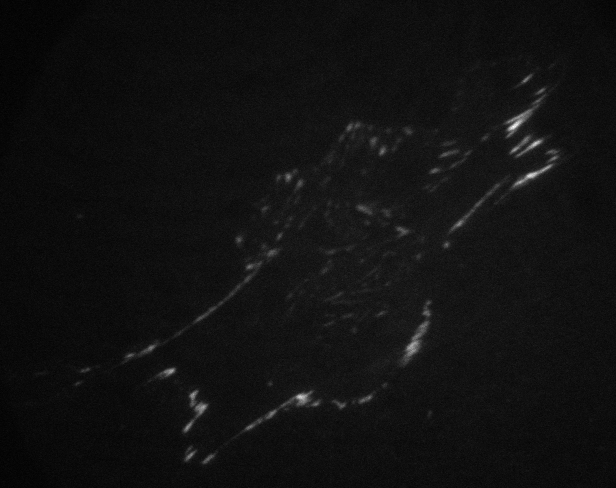
%> input picture doc/publication/figures/emma/simple orientation/focal_image.png, 616 x 488 px
$ octave process_image.m   (GNU Octave 9; MATLAB toolbox functions it lacks are replaced by stand-ins)
%> lines starting %> are read from the running program, lines starting %| are printed output that depends on the picture; in (x1, y1, x2, y2) boxes, pixels count from 0 and x2, y2 are one past the last pixel; in counts of white or black regions, pixels touching at a corner belong together; the program's own positions count from 1
### src/visualize_cell_features/create_highlighted_image.m
function high_image = create_highlighted_image(I,high,varargin)
%CREATE_HIGHLIGHTED_IMAGE    add highlights to an image
%
%   H_I = create_highlighted_image(I,HIGHLIGHTS) adds green highlights to
%   image 'I', using the binary image 'HIGHLIGHTS' as the guide
%
%   H_I = create_highlighted_image(I,HIGHLIGHTS,'color_map',[R,G,B]) adds
%   highlights of color specified by the RGB sequence '[R,G,B]' to image
%   'I', using the binary image 'HIGHLIGHTS' as the guide

%%%%%%%%%%%%%%%%%%%%%%%%%%%%%%%%%%%%%%%%%%%%%%%%%%%%%%%%%%%%%%%%%%%%%%%%%%%%%%%
%%Setup variables and parse command line
%%%%%%%%%%%%%%%%%%%%%%%%%%%%%%%%%%%%%%%%%%%%%%%%%%%%%%%%%%%%%%%%%%%%%%%%%%%%%%%
i_p = inputParser;
i_p.FunctionName = 'CREATE_HIGHLIGHTED_IMAGE';

i_p.addRequired('I',@(x)isnumeric(x) || islogical(x));
i_p.addRequired('high',@(x)(isnumeric(x) || islogical(x)));

i_p.parse(I,high);

i_p.addParamValue('color_map',jet(double(max(high(:)))),@(x)(all(high(:) == 0) || (isnumeric(x) && (size(x,1) >= max(unique(high))))));
i_p.addParamValue('mix_percent',1,@(x)(isnumeric(x)));

i_p.parse(I,high,varargin{:});

%%%%%%%%%%%%%%%%%%%%%%%%%%%%%%%%%%%%%%%%%%%%%%%%%%%%%%%%%%%%%%%%%%%%%%%%%%%%%%%
%%Main Program
%%%%%%%%%%%%%%%%%%%%%%%%%%%%%%%%%%%%%%%%%%%%%%%%%%%%%%%%%%%%%%%%%%%%%%%%%%%%%%%
image_size = size(I);

if (size(image_size) < 3)
    high_image_red = I;
    high_image_green = I;
    high_image_blue = I;
else
    high_image_red = I(:,:,1);
    high_image_green = I(:,:,2);
    high_image_blue = I(:,:,3);
end

if (all(high(:) == 0))
    high_image = cat(3,high_image_red,high_image_green,high_image_blue);
    return
end

labels = unique(high);
assert(labels(1) == 0)
labels = labels(2:end);

for i=1:length(labels)
    indexes = high == labels(i);

    this_cmap = i_p.Results.color_map(labels(i),:);

    high_image_red(indexes) = this_cmap(1)*i_p.Results.mix_percent + high_image_red(indexes)*(1-i_p.Results.mix_percent);
    high_image_green(indexes) = this_cmap(2)*i_p.Results.mix_percent + high_image_green(indexes)*(1-i_p.Results.mix_percent);
    high_image_blue(indexes) = this_cmap(3)*i_p.Results.mix_percent + high_image_blue(indexes)*(1-i_p.Results.mix_percent);
end

high_image = cat(3,high_image_red,high_image_green,high_image_blue);

end

### doc/publication/figures/emma/simple orientation/process_image.m
%% Image comes from Fibro_100ug_trial_2/WT_10 - Image 001

addpath('~/Documents/Projects/focal_adhesions/trunk/src/visualize_cell_features/');

focal_image = double(imread('focal_image.png'));
%> focal_image: size 488x616 double; min 2868, max 5611, mean 3057.5; mean of the top-left, top-right, bottom-left and bottom-right quarters 3017.5, 3095.8, 3040.4, 3076.2
adhesions = imread('adhesions.png');
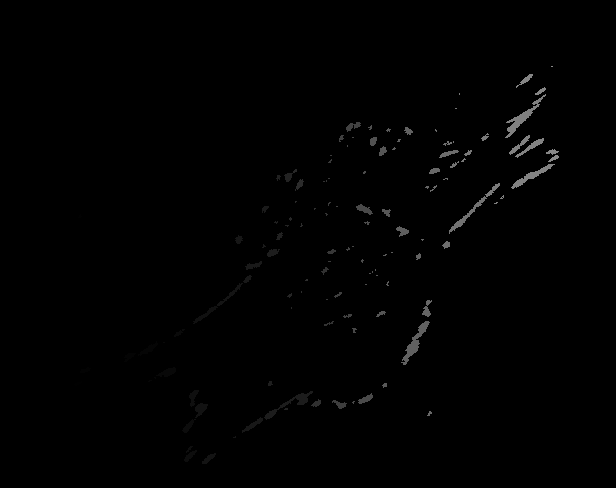
%> input picture doc/publication/figures/emma/simple orientation/adhesions.png, 616 x 488 px
%> adhesions is the input picture: size 488x616 uint16; min 0, max 137, mean 1.1

limits = [62,469,70,564];

focal_image = (focal_image - min(focal_image(:)))/range(focal_image(:));

props = regionprops(adhesions,'MajorAxisLength','MinorAxisLength');
%> props = 137 regions; first 5, MajorAxisLength and MinorAxisLength: 8.94 3.02, 4.44 3.13, 11.88 4.43, 13.21 6.27, 22.91 5.82

ratio = [props.MajorAxisLength]./[props.MinorAxisLength];
%> ratio = 137 values, max 10.51 at index 114, min 1.2 at index 38, mean 2.45

high_ratio = ismember(adhesions,find(ratio >= 3));
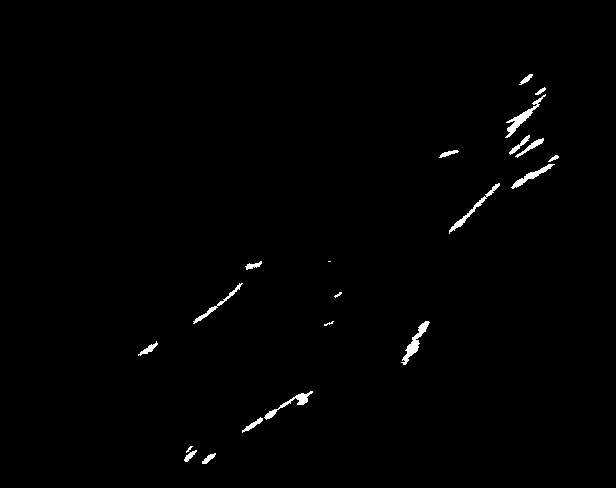
%> high_ratio: size 488x616 logical; 0.83% white; 21 white regions (3 under 20 px), largest, box (x1, y1, x2, y2) and area: (505, 94, 546, 138) 330, (401, 321, 430, 365) 326, (449, 183, 500, 234) 268
low_ratio = ismember(adhesions,find(ratio < 3));
%> low_ratio: size 488x616 logical; 0.77% white; 103 white regions (65 under 20 px), largest, box (x1, y1, x2, y2) and area: (195, 403, 208, 418) 110, (156, 367, 176, 377) 106, (356, 204, 373, 215) 90

highlight = create_highlighted_image(focal_image,high_ratio,'color_map',[0,1,0]);
%> in create_highlighted_image, `labels = unique(high);`: labels = [false; true]
%> in create_highlighted_image, `labels = labels(2:end);`: labels = true
%> the loop in create_highlighted_image, `for i=1:length(labels)` made 1 pass
%> this_cmap on pass 1: [0 1 0]
%> after the loop in create_highlighted_image, `for i=1:length(labels)`: high_image_blue: size 488x616 double; min 0, max 0.637, mean 0.0663
%> after the loop in create_highlighted_image, `for i=1:length(labels)`:
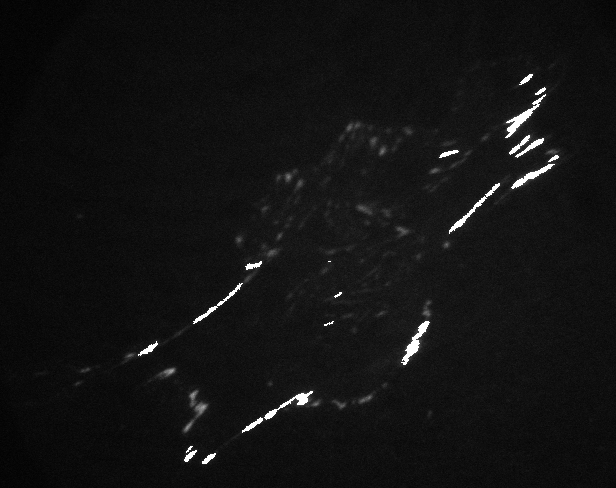
%> high_image_green: size 488x616 double; min 0, max 1, mean 0.0746
highlight = create_highlighted_image(highlight,low_ratio,'color_map',[1,0,0]);
%> in create_highlighted_image (call 2), `labels = unique(high);`: labels = [false; true]
%> in create_highlighted_image (call 2), `labels = labels(2:end);`: labels = true
%> the loop in create_highlighted_image (call 2), `for i=1:length(labels)` made 1 pass
%> this_cmap on pass 1: [1 0 0]
%> after the loop in create_highlighted_image (call 2), `for i=1:length(labels)`:
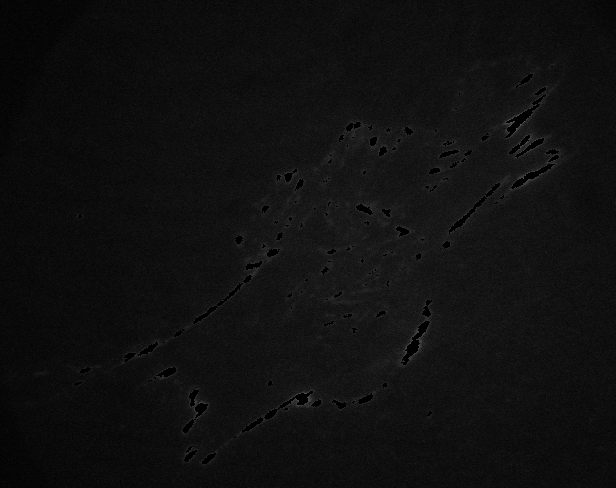
%> high_image_blue: size 488x616 double; min 0, max 0.361, mean 0.0644
%> after the loop in create_highlighted_image (call 2), `for i=1:length(labels)`:
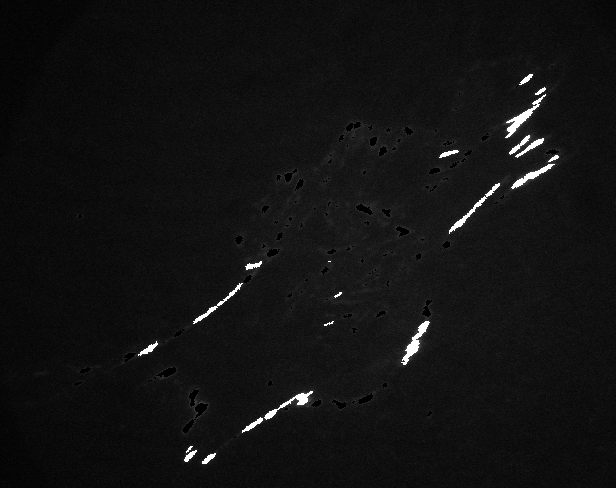
%> high_image_green: size 488x616 double; 0.77% of pixels changed, all inside (x1, y1, x2, y2) = (74, 66, 559, 438)
%> after the loop in create_highlighted_image (call 2), `for i=1:length(labels)`:
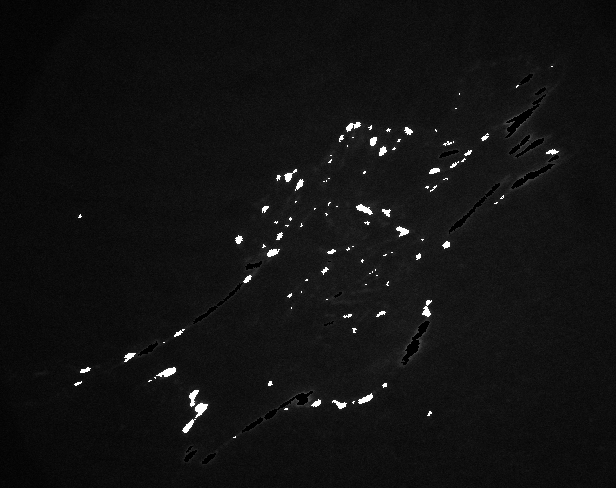
%> high_image_red: size 488x616 double; min 0, max 1, mean 0.0721

highlight = highlight(limits(1):limits(2),limits(3):limits(4),1:3);
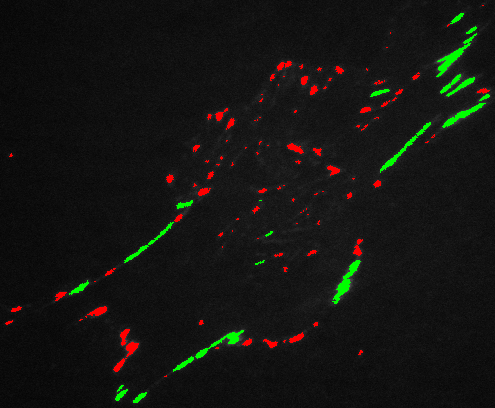
%> highlight: size 408x495x3 double; mean R, G, B 0.0828, 0.0838, 0.0714

imwrite(highlight,'eccen_above_3.png');
